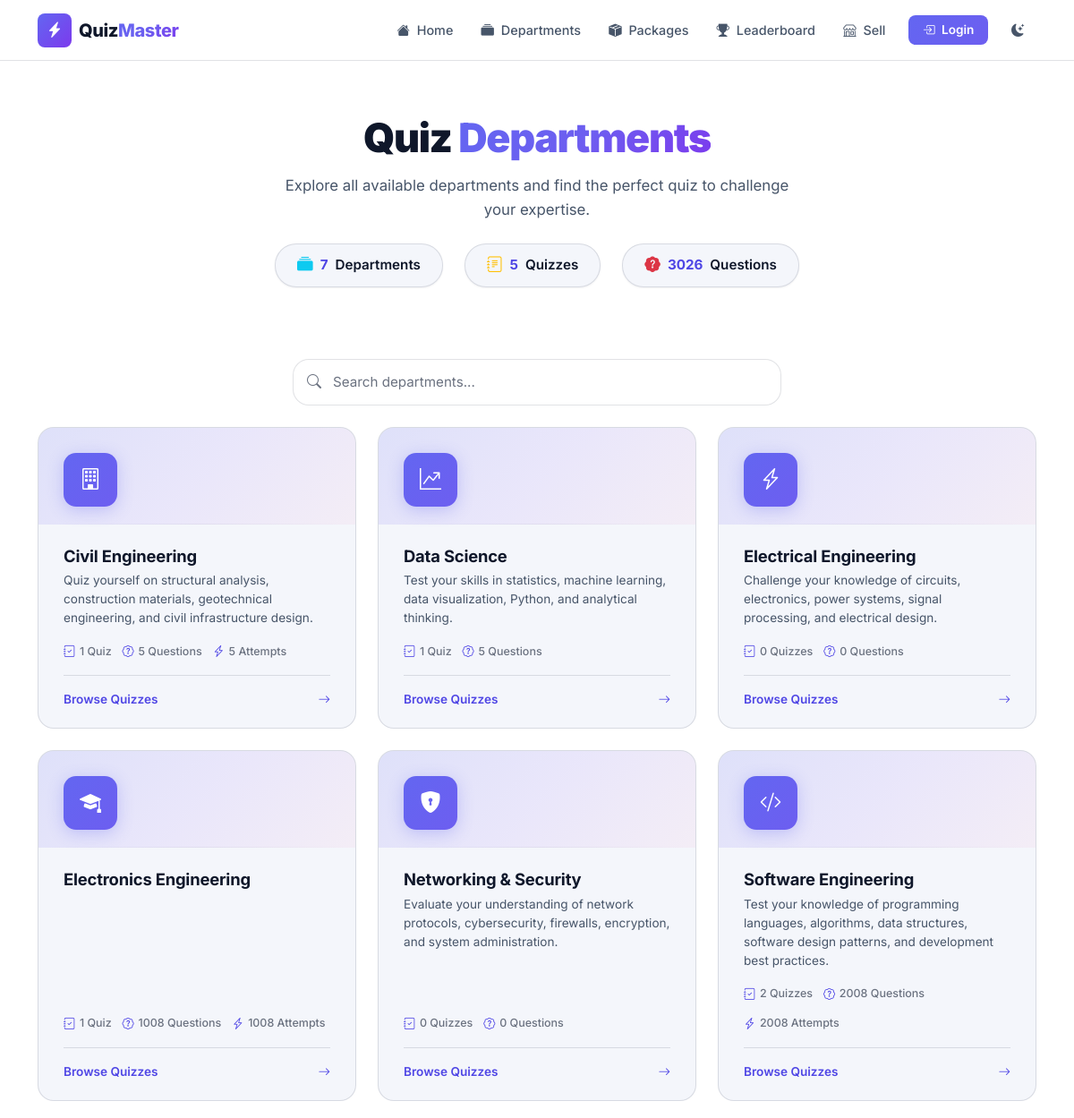
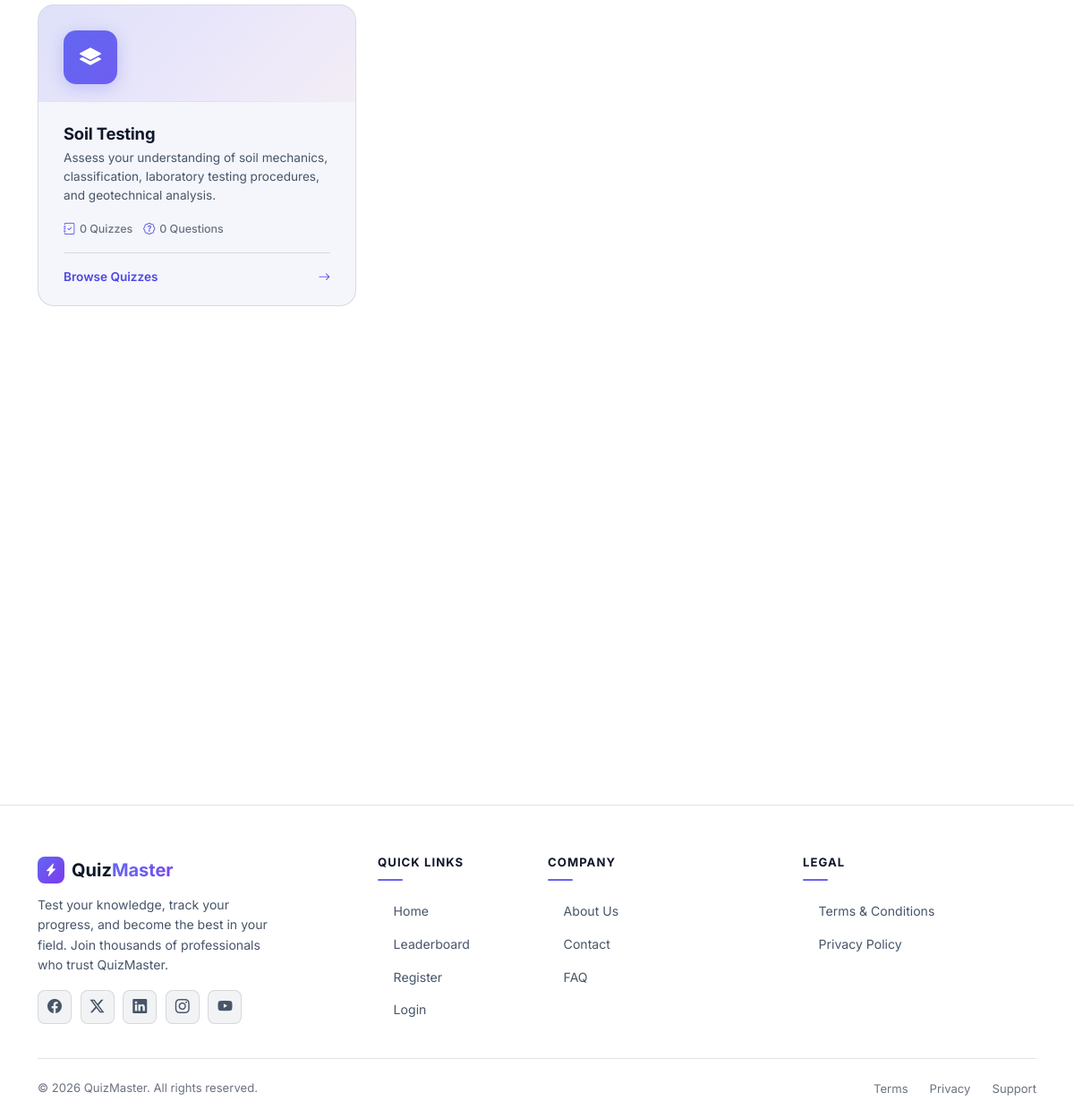
Screenshot of /departments/ with the database file from the repository (2 pictures, top to bottom).
### quizzes/models.py (models this page shows, shortened)
class Department(models.Model):
    name = models.CharField(max_length=200)
    slug = models.SlugField(max_length=200, unique=True, blank=True)
    description = models.TextField(blank=True)
    icon = models.CharField(
        max_length=50,
        default='bi-mortarboard-fill',
        help_text='Bootstrap icon class, e.g. bi-gear-fill'
    )
    is_active = models.BooleanField(default=True)
    is_approved = models.BooleanField(
        default=False,
        help_text='Vendor-created categories require admin approval before going public.'
    )
    created_by = models.ForeignKey(
        User,
        on_delete=models.SET_NULL,
        null=True, blank=True,
        related_name='created_departments',
        help_text='The vendor who created this category. Empty for admin-created.'
    )
    created_at = models.DateTimeField(auto_now_add=True)
    updated_at = models.DateTimeField(auto_now=True)
    class Meta:
        ordering = ['name']
    def get_absolute_url(self):
        return reverse('department_quizzes', kwargs={'slug': self.slug})
    @property
    def quiz_count(self):
        return self.quizzes.filter(is_published=True).count()

### quizzes/views.py (the view)
# urls.py: path('departments/', views.departments_view, name='departments'),
def departments_view(request):
    departments = (
        Department.objects
        .filter(is_active=True, is_approved=True)
        .annotate(
            quiz_count_val=Count('quizzes', filter=Q(quizzes__is_published=True)),
            question_count=Count('quizzes__questions', filter=Q(quizzes__is_published=True)),
            attempt_count=Count('quizzes__attempts', filter=Q(quizzes__is_published=True)),
        )
        .order_by('name')
    )
    context = {
        'departments': departments,
        'total_departments': departments.count(),
        'total_quizzes': Quiz.objects.filter(is_published=True).count(),
        'total_questions': Question.objects.count(),
    }
    return render(request, 'quizzes/departments.html', context)

### quizzes/templates/quizzes/departments.html (shortened to what this page needs)
{% extends "quizzes/base.html" %}
{% load static %}
{% block content %}
<section class="page-header">
    <div class="container">
        <h1 class="fade-in-up">Quiz <span class="text-gradient">Departments</span></h1>
        <p class="fade-in-up fade-in-up-delay-1">Explore all available departments and find the perfect quiz to challenge your expertise.</p>
        <div class="stats-row fade-in-up fade-in-up-delay-2 mt-4">
            <div class="stat-chip">
                <i class="bi bi-collection-fill text-info"></i>
                <span class="stat-value">{{ total_departments }}</span> Departments
            </div>
            <div class="stat-chip">
                <i class="bi bi-journal-text text-warning"></i>
                <span class="stat-value">{{ total_quizzes }}</span> Quizzes
            </div>
            <div class="stat-chip">
                <i class="bi bi-patch-question-fill text-danger"></i>
                <span class="stat-value">{{ total_questions }}</span> Questions
            </div>
        </div>
    </div>
</section>
<section class="pb-4">
    <div class="container">
        <div class="row justify-content-center">
            <div class="col-lg-6 col-md-8">
                <div class="dept-search-box fade-in-up">
                    <i class="bi bi-search dept-search-icon"></i>
                    <input type="text" id="deptSearchInput" class="form-control dept-search-input" placeholder="Search departments..." autocomplete="off">
                </div>
            </div>
        </div>
    </div>
</section>
<section class="pb-5">
    <div class="container">
        <div class="row g-4" id="deptGrid">
            {% for department in departments %}
            <div class="col-md-6 col-lg-4 dept-grid-item" data-name="{{ department.name|lower }}">
                <a href="{{ department.get_absolute_url }}" class="dept-page-card d-block">
                    <div class="dept-page-card-inner">
                        <div class="dept-page-card-header">
                            <div class="dept-page-icon">
                                <i class="bi {{ department.icon }}"></i>
                            </div>
                        </div>
                        <div class="dept-page-card-body">
                            <h3 class="dept-page-name">{{ department.name }}</h3>
                            <p class="dept-page-desc">{{ department.description|truncatewords:25 }}</p>
                            <div class="dept-page-stats">
                                <div class="dept-page-stat">
                                    <i class="bi bi-journal-check"></i>
                                    <span>{{ department.quiz_count }} Quiz{{ department.quiz_count|pluralize:"zes" }}</span>
                                </div>
                                <div class="dept-page-stat">
                                    <i class="bi bi-patch-question"></i>
                                    <span>{{ department.question_count }} Questions</span>
                                </div>
                                {% if department.attempt_count > 0 %}
                                <div class="dept-page-stat">
                                    <i class="bi bi-lightning-charge"></i>
                                    <span>{{ department.attempt_count }} Attempts</span>
                                </div>
                                {% endif %}
                            </div>
                            <div class="dept-page-action">
                                <span class="dept-page-action-text">Browse Quizzes</span>
                                <i class="bi bi-arrow-right"></i>
                            </div>
                        </div>
                    </div>
                </a>
            </div>
            {% endfor %}
        </div>
    </div>
</section>
{% if not user.is_authenticated %}
<section class="cta-section">
    <div class="container">
    </div>
</section>
{% endif %}
{% endblock %}

### quizzes/templates/quizzes/base.html (shortened to what this page needs)
{% load static %}
<!DOCTYPE html>
<html lang="en" data-bs-theme="light" data-theme="light">
<head>
    <link href="https://cdn.jsdelivr.net/npm/bootstrap@5.3.3/dist/css/bootstrap.min.css" rel="stylesheet">
    <link href="https://cdn.jsdelivr.net/npm/bootstrap-icons@1.11.3/font/bootstrap-icons.css" rel="stylesheet">
    <link rel="stylesheet" href="{% static 'css/style.css' %}?v=6">
    <link rel="stylesheet" href="{% static 'css/public.css' %}?v=6">
</head>
<body>
    <div class="bg-animation">
        <div class="bg-orb bg-orb-1"></div>
        <div class="bg-orb bg-orb-2"></div>
    </div>
    <nav class="navbar navbar-expand-lg navbar-dark fixed-top glass-navbar">
        <div class="container">
            <a class="navbar-brand fw-800 d-flex align-items-center gap-2" href="{% url 'home' %}">
                <div class="brand-icon">
                    <i class="bi bi-lightning-charge-fill"></i>
                </div>
                <span class="brand-text">Quiz<span class="text-gradient">Master</span></span>
            </a>
            <div class="collapse navbar-collapse" id="mainNav">
                <ul class="navbar-nav ms-auto align-items-lg-center gap-1">
                    <li class="nav-item">
                        <a class="nav-link" href="{% url 'home' %}">
                            <i class="bi bi-house-fill me-1"></i> Home
                        </a>
                    </li>
                    <li class="nav-item">
                        <a class="nav-link" href="{% url 'departments' %}">
                            <i class="bi bi-collection-fill me-1"></i> Departments
                        </a>
                    </li>
                    <li class="nav-item">
                        <a class="nav-link" href="{% url 'packages' %}">
                            <i class="bi bi-box-seam-fill me-1"></i> Packages
                        </a>
                    </li>
                    <li class="nav-item">
                        <a class="nav-link" href="{% url 'leaderboard' %}">
                            <i class="bi bi-trophy-fill me-1"></i> Leaderboard
                        </a>
                    </li>
                    <li class="nav-item">
                        <a class="nav-link" href="{% url 'vendor_dashboard' %}">
                            <i class="bi bi-shop me-1"></i> Sell
                        </a>
                    </li>
                    {% if user.is_authenticated %}
                        <li class="nav-item">
                            <a class="nav-link" href="{% url 'profile' %}">
                                <i class="bi bi-person-circle me-1"></i> {{ user.first_name|default:user.username }}
                            </a>
                        </li>
                        {% if user.is_staff %}
                        <li class="nav-item">
                            <a class="nav-link text-warning" href="{% url 'dashboard' %}">
                                <i class="bi bi-speedometer2 me-1"></i> Dashboard
                            </a>
                        </li>
                        {% endif %}
                        <li class="nav-item">
                            <a class="btn btn-outline-light btn-sm nav-btn ms-lg-2" href="{% url 'logout' %}">
                                <i class="bi bi-box-arrow-right me-1"></i> Logout
                            </a>
                        </li>
                    {% else %}
                        <li class="nav-item">
                            <a class="btn btn-gradient btn-sm nav-btn ms-lg-2" href="{% url 'login' %}">
                                <i class="bi bi-box-arrow-in-right me-1"></i> Login
                            </a>
                        </li>
                    {% endif %}
                    <li class="nav-item ms-lg-2">
                        <button type="button" class="nav-link btn btn-link" data-theme-toggle title="Toggle light / dark mode" aria-label="Toggle light or dark mode">
                            <i class="bi bi-sun-fill"></i>
                        </button>
                    </li>
                </ul>
            </div>
        </div>
    </nav>
    <main class="main-content">
        {% block content %}{% endblock %}
    </main>
    <footer class="glass-footer mt-5">
        <div class="container">
            <div class="footer-main">
                <div class="row g-4">
                    <div class="col-lg-4 col-md-6">
                        <div class="d-flex align-items-center gap-2 mb-2">
                            <div class="brand-icon brand-icon-sm">
                                <i class="bi bi-lightning-charge-fill"></i>
                            </div>
                            <span class="fw-700 fs-5">Quiz<span class="text-gradient">Master</span></span>
                        </div>
                        <p class="footer-brand-text">Test your knowledge, track your progress, and become the best in your field. Join thousands of professionals who trust QuizMaster.</p>
                        <div class="footer-social">
                            <a href="#" aria-label="Facebook"><i class="bi bi-facebook"></i></a>
                            <a href="#" aria-label="Twitter"><i class="bi bi-twitter-x"></i></a>
                            <a href="#" aria-label="LinkedIn"><i class="bi bi-linkedin"></i></a>
                            <a href="#" aria-label="Instagram"><i class="bi bi-instagram"></i></a>
                            <a href="#" aria-label="YouTube"><i class="bi bi-youtube"></i></a>
                        </div>
                    </div>
                    <div class="col-lg-2 col-md-6 col-6">
                        <h6 class="footer-heading">Quick Links</h6>
                        <ul class="footer-links">
                            <li><a href="{% url 'home' %}"> Home</a></li>
                            <li><a href="{% url 'leaderboard' %}"> Leaderboard</a></li>
                            {% if user.is_authenticated %}
                            <li><a href="{% url 'profile' %}"><i class="bi bi-chevron-right"></i> My Profile</a></li>
                            {% else %}
                            <li><a href="{% url 'register' %}"> Register</a></li>
                            <li><a href="{% url 'login' %}"> Login</a></li>
                            {% endif %}
                        </ul>
                    </div>
                    <div class="col-lg-3 col-md-6 col-6">
                        <h6 class="footer-heading">Company</h6>
                        <ul class="footer-links">
                            <li><a href="{% url 'about' %}"> About Us</a></li>
                            <li><a href="{% url 'contact' %}"> Contact</a></li>
                            <li><a href="{% url 'faq' %}"> FAQ</a></li>
                        </ul>
                    </div>
                    <div class="col-lg-3 col-md-6 col-6">
                        <h6 class="footer-heading">Legal</h6>
                        <ul class="footer-links">
                            <li><a href="{% url 'terms' %}"> Terms & Conditions</a></li>
                            <li><a href="{% url 'privacy' %}"> Privacy Policy</a></li>
                        </ul>
                    </div>
                </div>
            </div>
            <div class="footer-bottom">
                <div class="row align-items-center">
                    <div class="col-md-6">
                        <p>&copy; 2026 QuizMaster. All rights reserved.</p>
                    </div>
                    <div class="col-md-6 text-md-end">
                        <ul class="footer-bottom-links justify-content-md-end">
                            <li><a href="{% url 'terms' %}">Terms</a></li>
                            <li><a href="{% url 'privacy' %}">Privacy</a></li>
                            <li><a href="{% url 'contact' %}">Support</a></li>
                        </ul>
                    </div>
                </div>
            </div>
        </div>
    </footer>
</body>
</html>

### static/css/public.css (style rules this page uses)
:root { --bg-primary: #0d1117; --bg-secondary: #11161f; --bg-card: rgba(255, 255, 255, 0.025); --bg-card-hover: rgba(255, 255, 255, 0.045); --glass-bg: rgba(255, 255, 255, 0.025); --glass-border: rgba(255, 255, 255, 0.07); --glass-highlight: rgba(255, 255, 255, 0.06); --accent-primary: #6366f1; --accent-secondary: #818cf8; --accent-tertiary: #a5b4fc; --gradient-start: #6366f1; --gradient-mid: #7c83f6; --gradient-end: #818cf8; --text-primary: #e8edf6; --text-secondary: #9aa6bd; --text-muted: #6b7689; --shadow-sm: 0 1px 2px rgba(0, 0, 0, 0.25); --shadow-md: 0 6px 18px rgba(0, 0, 0, 0.28); --shadow-lg: 0 16px 40px rgba(0, 0, 0, 0.35); --shadow-glow: 0 14px 30px rgba(0, 0, 0, 0.3); --radius-md: 14px; --radius-lg: 18px; }
.bg-orb { opacity: 0.22; filter: blur(90px); }
.features-section, .how-it-works-section, .testimonials-section, .cta-section { padding-top: 5rem; padding-bottom: 5rem; }
.glass-card, .glass-card-static, .feature-card, .testimonial-card, .detail-stat, .stat-chip { backdrop-filter: blur(6px); -webkit-backdrop-filter: blur(6px); background: var(--bg-card); border: 1px solid var(--glass-border); box-shadow: var(--shadow-sm); }
.glass-navbar { background: rgba(13, 17, 23, 0.8) !important; backdrop-filter: blur(10px); -webkit-backdrop-filter: blur(10px); }
.brand-icon { box-shadow: none; }
.btn-gradient { background: linear-gradient(135deg, var(--gradient-start), var(--gradient-mid)); box-shadow: none; }
html[data-theme="light"] .glass-navbar { background: rgba(255, 255, 255, 0.82) !important; }
html[data-theme="light"] .bg-orb { opacity: 0.14; }

### rows the page displays
Department: name "Civil Engineering", description "Quiz yourself on structural analysis, construction materials, geotechnical engineering, and civil infrastructure design.", quiz_count "1", question_count "5", attempt_count "5"
Department: name "Data Science", description "Test your skills in statistics, machine learning, data visualization, Python, and analytical thinking.", quiz_count "1", question_count "5"
Department: name "Electrical Engineering", description "Challenge your knowledge of circuits, electronics, power systems, signal processing, and electrical design.", quiz_count "0", question_count "0"
Department: name "Electronics Engineering", quiz_count "1", question_count "1008", attempt_count "1008"
Department: name "Networking & Security", description "Evaluate your understanding of network protocols, cybersecurity, firewalls, encryption, and system administration.", quiz_count "0", question_count "0"
Department: name "Software Engineering", description "Test your knowledge of programming languages, algorithms, data structures, software design patterns, and development best practices.", quiz_count "2", question_count "2008", attempt_count "2008"
Department: name "Soil Testing", description "Assess your understanding of soil mechanics, classification, laboratory testing procedures, and geotechnical analysis.", quiz_count "0", question_count "0"

### other values shown
{{ total_departments }} "7"
{{ total_quizzes }} "5"
{{ total_questions }} "3026"
